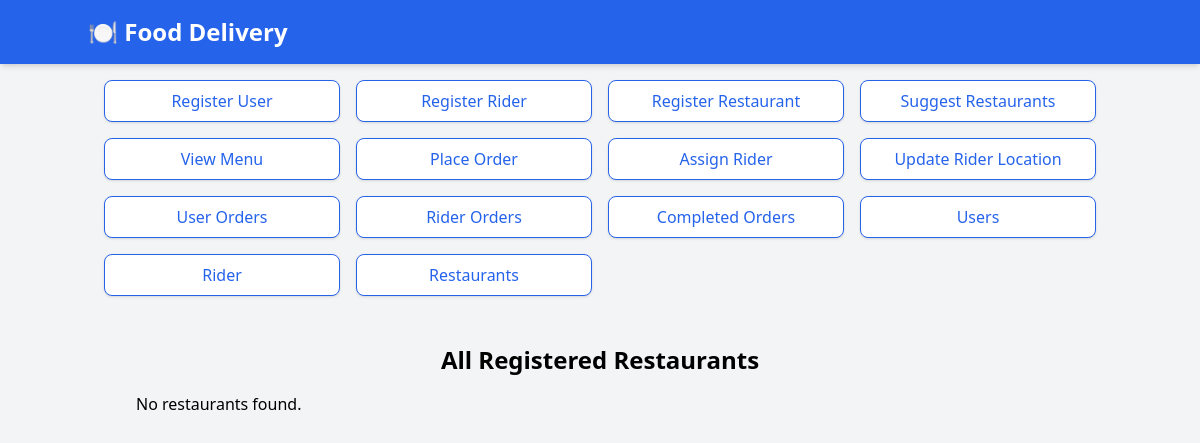
The app's page /restaurants, older data.
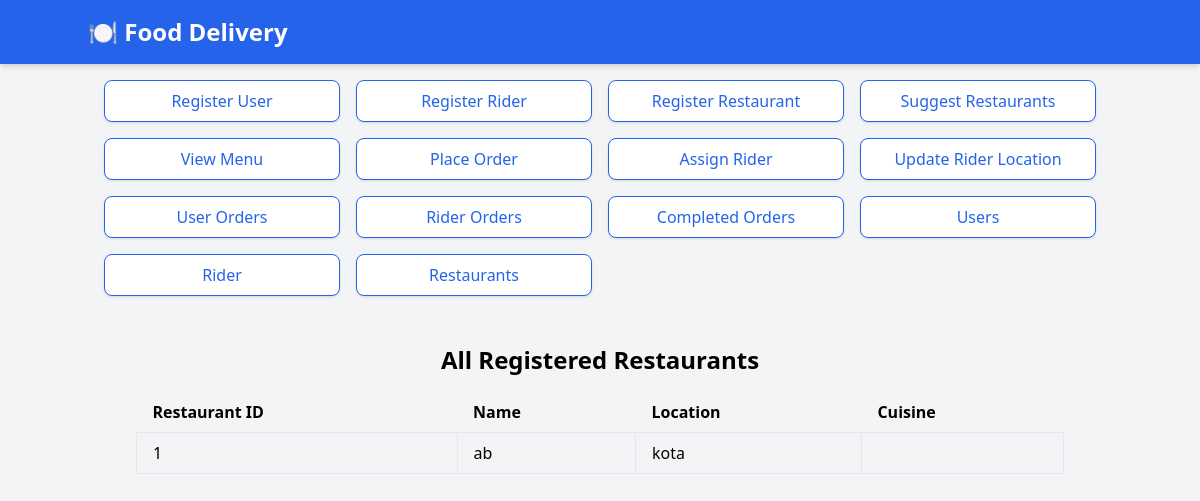
The same page, newer data.
### tables this page shows
CREATE TABLE restaurants (
                    restaurant_id INTEGER PRIMARY KEY AUTOINCREMENT,
                    name TEXT NOT NULL,
                    location TEXT NOT NULL,
                    food_type TEXT DEFAULT 'Mixed',
                    prep_time INTEGER DEFAULT 10
                );

### routes/restaurant_routes.py (the view)
@restaurant_routes.route('/restaurants')
def get_all_restaurants():
    try:
        with db_cursor() as cursor:
            cursor.execute("SELECT * FROM restaurants")
            restaurants = cursor.fetchall()
        if not restaurants:
            return render_template('restaurant.html', error="No restaurants found.")
        return render_template('restaurant.html', restaurants=restaurants)
    except Exception as e:
        print(f"Error: {e}")
        return render_template('restaurant.html', error="Error loading restaurants.")

### db.py (called while the page is built)
@contextmanager
def db_cursor():
    conn = sqlite3.connect('food_delivery.db')
    conn.row_factory = sqlite3.Row  # Set BEFORE creating the cursor!
    cursor = conn.cursor()
    try:
        yield cursor
        conn.commit()
    except Exception as e:
        conn.rollback()
        raise e
    finally:
        cursor.close()
        conn.close()

### templates/restaurant.html
{% extends 'base.html' %} {% block title %}All Restaurants{% endblock %} {%
block content %}
<div class="container mx-auto p-6">
  <h2 class="text-2xl font-bold text-center mb-4">
    All Registered Restaurants
  </h2>
  {% if restaurants %}
  <table class="table-auto w-full text-left">
    <thead>
      <tr>
        <th class="px-4 py-2">Restaurant ID</th>
        <th class="px-4 py-2">Name</th>
        <th class="px-4 py-2">Location</th>
        <th class="px-4 py-2">Cuisine</th>
      </tr>
    </thead>
    <tbody>
      {% for restaurant in restaurants %}
      <tr>
        <td class="border px-4 py-2">{{ restaurant.restaurant_id }}</td>
        <td class="border px-4 py-2">{{ restaurant.name }}</td>
        <td class="border px-4 py-2">{{ restaurant.location }}</td>
        <td class="border px-4 py-2">{{ restaurant.cuisine }}</td>
      </tr>
      {% endfor %}
    </tbody>
  </table>
  {% else %}
  <p>No restaurants found.</p>
  {% endif %}
</div>
{% endblock %}

Row changes from the older to the newer data that the page shows:
added restaurants: restaurant_id "1", name "ab", location "kota"
Text that changed along with them:
text no longer shown: "No restaurants found."
text now shown: "Restaurant ID Name Location Cuisine"
